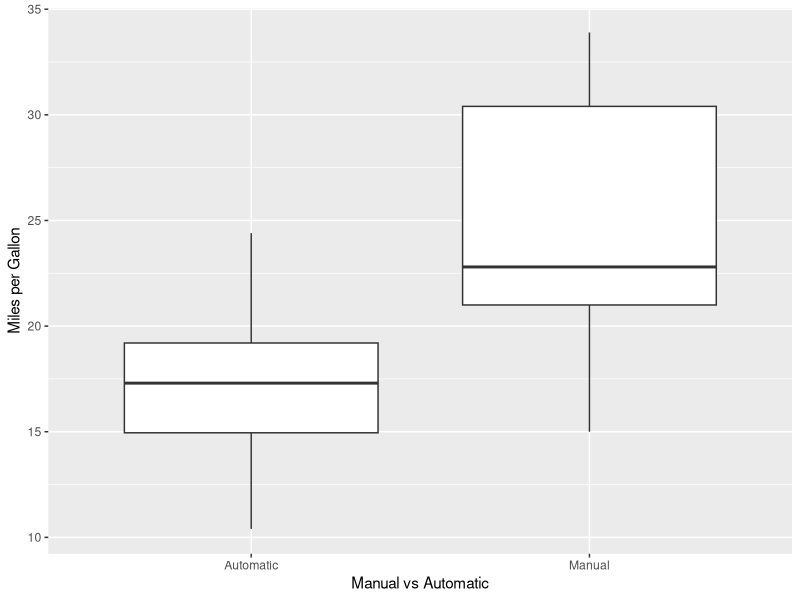
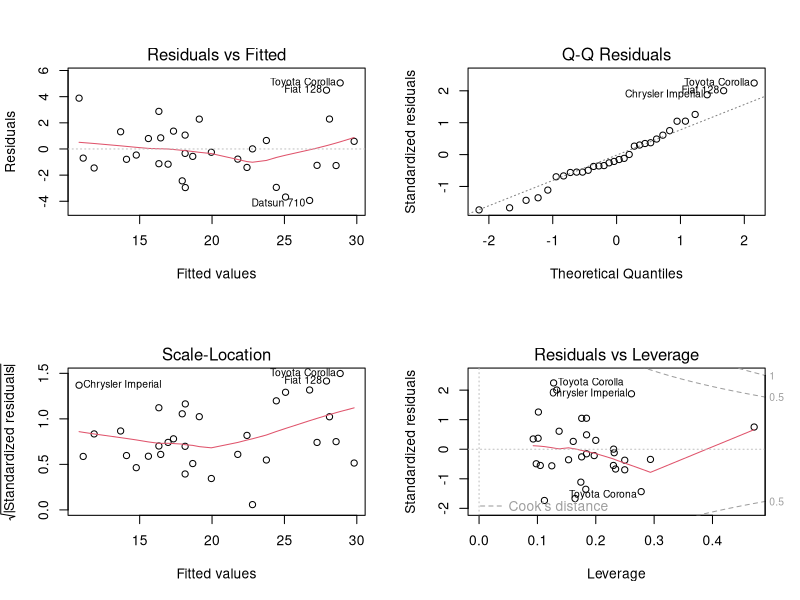

The R source for these figures, in order:
## ---- chunk 1
data(mtcars)
mtcars$cyl <- as.factor(mtcars$cyl)
mtcars$vs <- as.factor(mtcars$vs)
mtcars$am <- as.factor(mtcars$am)
mtcars$gear <- as.factor(mtcars$gear)
mtcars$carb <- as.factor(mtcars$carb)
attach(mtcars)
head(mtcars)
library(ggplot2)
## ---- chunk 2
diff_test <- t.test(mpg ~ am, data=mtcars)
diff_test
## ---- chunk 3
FullModel <- lm(mpg ~ ., data=mtcars)
summary(FullModel)
## ---- chunk 4
Model <- step(FullModel)
summary(Model)
## ---- chunk 5
ggplot(mtcars, aes(x=am, y=mpg)) + geom_boxplot() + 
    xlab("Manual vs Automatic") + ylab("Miles per Gallon") + 
    scale_x_discrete(breaks=c("0", "1"), 
                     labels=c("Automatic", "Manual"))
## ---- chunk 6
FinalModel <- lm(formula = mpg ~ cyl + hp + wt + am, data = mtcars)
par(mfrow = c(2, 2))
plot(FinalModel)
